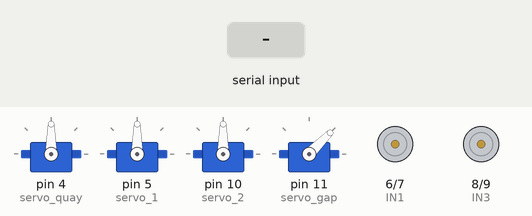
Simulated run of this sketch. Board: Arduino Uno, built with avr-gcc and run on an emulated ATmega328P. Shown: 4 × servo, motor-driver pin pairs drawn as motors (green arrow = first pin HIGH = forward, orange = second pin HIGH = backward, longer = more drive). The inputs (shaded band) are chosen by the test bench.

Above: at 1.2 s.
1.3 s: "F" received over the second serial link
At 2.5 s:
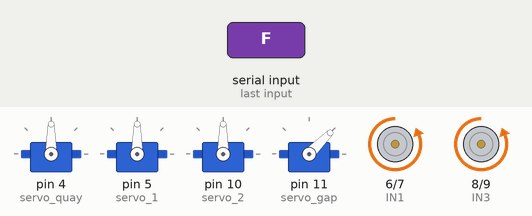
2.8 s: "B" received over the second serial link
At 3.6 s:
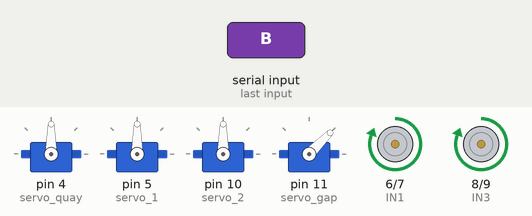
4.3 s: "H" received over the second serial link
At 4.8 s:
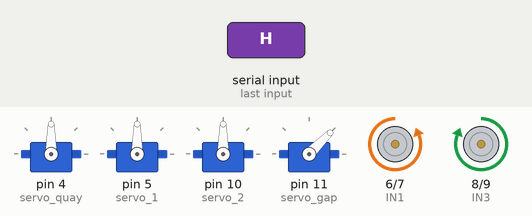
5.8 s: "J" received over the second serial link
At 7.0 s:
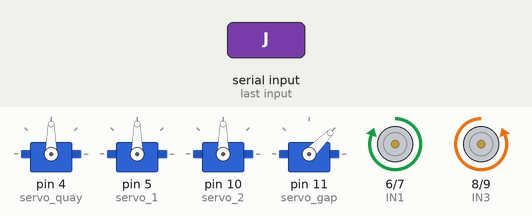
7.3 s: "G" received over the second serial link
At 8.2 s:
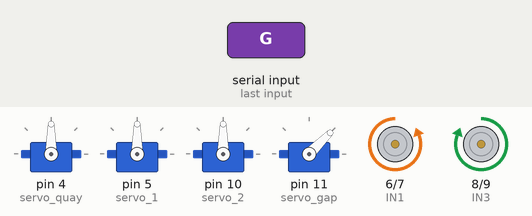
8.8 s: "I" received over the second serial link
At 9.4 s:
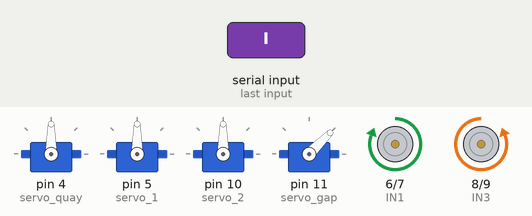
Timing chart, 0 to 11.3 s (numbered marks = the images above; inputs shaded):
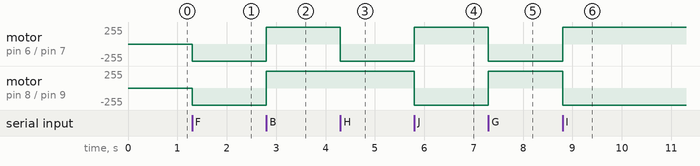

The sketch:

driver_robot.ino
```cpp
#include <SoftwareSerial.h>
#include <Servo.h>

SoftwareSerial HC05(12,13);//RX,TX
const int IN1 = 6;
const int IN2 = 7;
const int IN3 = 8;
const int IN4 = 9;

char status;
int mode=0;
Servo servo_quay,servo_1,servo_2,servo_gap;
void setup() {
  // put your setup code here, to run once:
  HC05.begin(9600);

  pinMode(IN1,OUTPUT);
  pinMode(IN2,OUTPUT);
  pinMode(IN3,OUTPUT);
  pinMode(IN4,OUTPUT);

  servo_quay.attach(4);
  servo_1.attach(5);
  servo_2.attach(10);
  servo_gap.attach(11);

  servo_quay.write(90);
  servo_1.write(90);
  servo_2.write(90);
  servo_gap.write(45);
}
void forward(){
  digitalWrite(IN1, LOW);
  digitalWrite(IN2, HIGH);
  digitalWrite(IN3, LOW);
  digitalWrite(IN4, HIGH);
}

void backward(){
  digitalWrite(IN1, HIGH);
  digitalWrite(IN2, LOW);
  digitalWrite(IN3, HIGH);
  digitalWrite(IN4, LOW);
}
void mstop(){
  digitalWrite(IN1, LOW);
  digitalWrite(IN2, LOW);
  digitalWrite(IN3, LOW);
  digitalWrite(IN4, LOW);
}
void turnright(){
  digitalWrite(IN1, HIGH);
  digitalWrite(IN2, LOW);
  digitalWrite(IN3, LOW);
  digitalWrite(IN4, HIGH);
}
void turnleft(){
  digitalWrite(IN1, LOW);
  digitalWrite(IN2, HIGH);
  digitalWrite(IN3, HIGH);
  digitalWrite(IN4, LOW);
}
void servo_driver(Servo servo,int pos,int reg){
  servo.write(pos+reg);
}
void loop() {
  // put your main code here, to run repeatedly:
  if(HC05.available()){
    status = HC05.read();
    switch(status){
      case 'F':{
        if(mode==1){

          break;
        }else{
          forward();
          break;
        }
      }
      case 'B':{
        backward();
        break;
      }
      case 'H':
      case 'G':
      case 'L':{
        if(mode==1){
          servo_driver(servo_quay,servo_quay.read(),-3);
          break;
        }else{
          turnleft();
          break;
        }
      }
      case 'J':
      case 'I':
      case 'R':{
        if(mode==1){
          //quay
          servo_driver(servo_quay,servo_quay.read(),3);
          break;
        }else{
          turnright();
          break;
        }
      }
      case 'S':{
        mstop();
        break;
      }
      case 'X':{
        mode=1;
        break;
      }
      case 'x':{
        mode=0;
        break;
      }
    }
    if(status=='1'||status=='2'||status=='3'||status=='4'||status=='5'||status=='6'||status=='7'||status=='8'||status=='9'||status=='q'){
      servo_driver(servo_gap,servo_gap.read(),-3);
    }
    if(status=='0'){
      if(servo_gap.read()>=45){
        servo_driver(servo_gap,servo_gap.read(),3);
      }
    }
  }
}
```

Measured:
- after the input at 1.3 s, motor on pin 6 (IN1) / pin 7 (IN2), motor on pin 8 (IN3) / pin 9 (IN4): stopped → backward 255/255 at once
- after the input at 2.8 s, motor on pin 6 (IN1) / pin 7 (IN2), motor on pin 8 (IN3) / pin 9 (IN4): backward 255/255 → forward 255/255 at once
- after the input at 4.3 s, motor on pin 6 (IN1) / pin 7 (IN2): forward 255/255 → backward 255/255 at once
- after the input at 5.8 s, motor on pin 6 (IN1) / pin 7 (IN2): backward 255/255 → forward 255/255 at once; motor on pin 8 (IN3) / pin 9 (IN4): forward 255/255 → backward 255/255 at once
- after the input at 7.3 s, motor on pin 6 (IN1) / pin 7 (IN2): forward 255/255 → backward 255/255 at once; motor on pin 8 (IN3) / pin 9 (IN4): backward 255/255 → forward 255/255 at once
- after the input at 8.8 s, motor on pin 6 (IN1) / pin 7 (IN2): backward 255/255 → forward 255/255 at once; motor on pin 8 (IN3) / pin 9 (IN4): forward 255/255 → backward 255/255 at once
